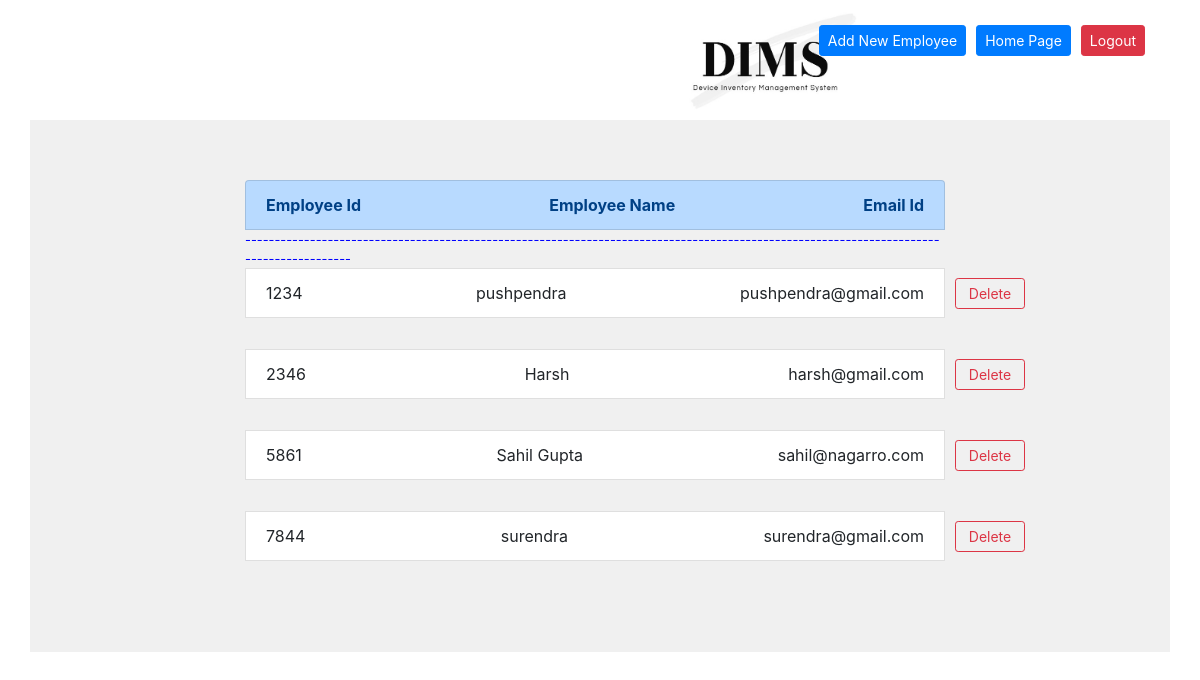
Page /employee_list.php (signed in) on the committed database.
### tables this page shows
CREATE TABLE `employees` (
  `employee_id` int(11) NOT NULL,
  `name` varchar(30) NOT NULL,
  `email_id` varchar(30) NOT NULL
);

### employee_list.php (the view, shortened to what this page needs)
<!DOCTYPE html>
<html lang="en">
<head>
    <link rel="stylesheet"
     href="https://stackpath.bootstrapcdn.com/bootstrap/4.5.2/css/bootstrap.min.css"
>
     <link rel="stylesheet" type="text/css" href="style.css">
</head>
<body>
    <img style=position:relative;left:670px; src="logoll.jpg" alt="LogoImage" width="200" height="120">
    <div style=position:absolute;top:20px;right:50px; class=" d-flex justify-content-between">
    <a style=margin:5px; class="btn btn-primary btn-sm" href="./add_new_employee.php">Add New Employee</a>
    <a style=margin:5px; class="btn btn-primary btn-sm" href="dims_home_page.php">Home Page</a>
    <a style=margin:5px; class="btn btn-danger btn-sm" href="./logout.php">Logout</a>
    </div>
    <div  class="container" >
    <ul style=width:700px; class="list-group">
    <li class="list-group-item d-flex justify-content-between list-group-item-primary">
        <strong>Employee Id</strong> <span><strong>Employee Name</strong></span><span><strong>Email Id</strong></span></li>
        <small style=color:blue;>----------------------------------------------------------------------------------------------------------------------------------------</small>
        <?php
        require_once 'db_configuration.php';
        $sql = "SELECT * FROM employees";
        $result = mysqli_query($connection,$sql);
while($data=mysqli_fetch_array($result,MYSQLI_ASSOC))
{
  echo '<li class="list-group-item d-flex justify-content-between align-items-center">'
    . $data["employee_id"] .'<span>'. $data["name"].'</span><span> '.$data["email_id"].
    '</span></li><a id='.$data["employee_id"].' onclick="replye_click(this.id)" style=position:relative;left:710px;width:70px;bottom:40px;
    class="btn btn-outline-danger btn-sm" href="./emp_delete.php">Delete</a>';
}
  ?>
</ul>
</div>
</body>
</html>

### style.css (style rules this page uses)
.container { display: flex; justify-content: center; align-items: center; padding:60px; padding-left: 50px; background-color: rgb(240, 240, 240); }

### rows in the picture
employees: employee_id "1234", name "pushpendra", email "pushpendra@gmail.com"
employees: employee_id "2346", name "Harsh", email "harsh@gmail.com"
employees: employee_id "5861", name "Sahil Gupta", email "sahil@nagarro.com"
employees: employee_id "7844", name "surendra", email "surendra@gmail.com"
